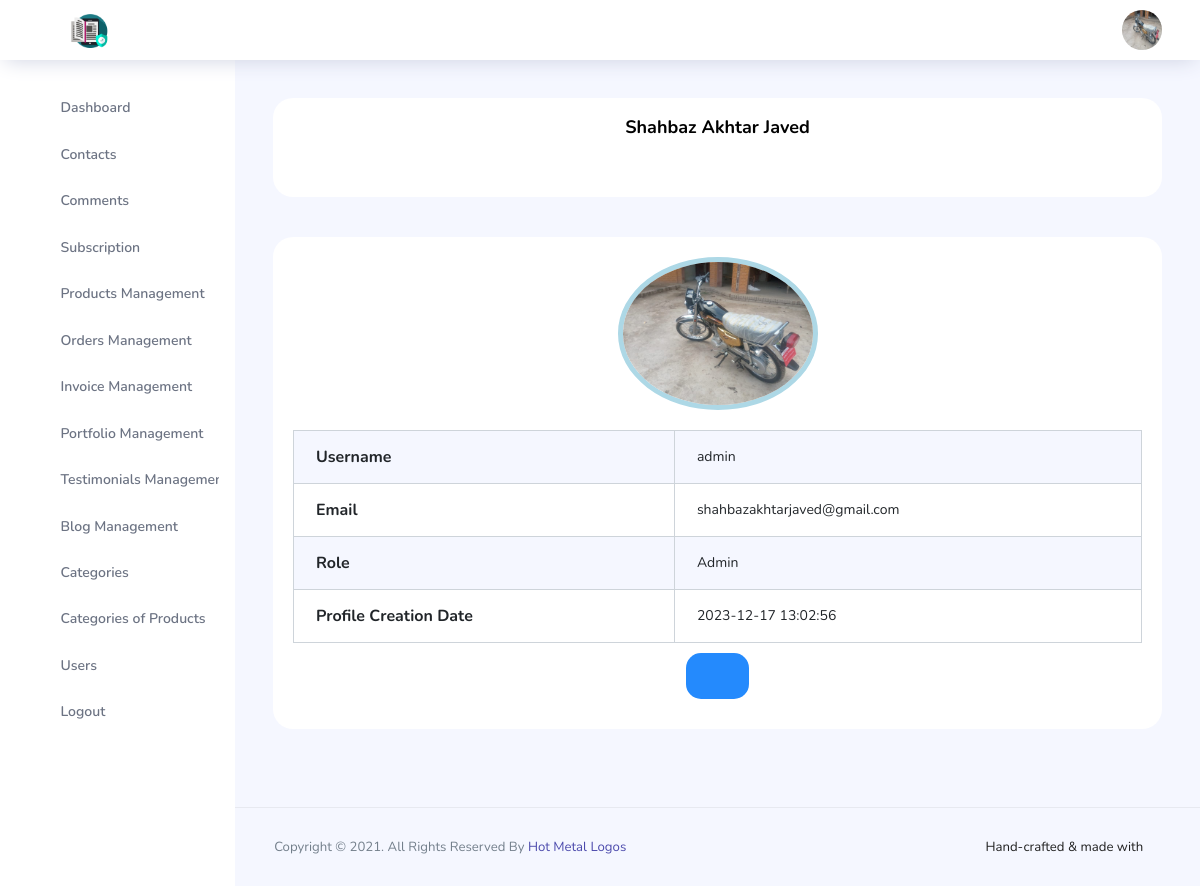
Screenshot of /admin/profile.php (signed in) with the database file from the repository.
### tables this page shows
CREATE TABLE `users` (
  `id` int(11) NOT NULL,
  `name` text NOT NULL,
  `username` varchar(255) NOT NULL,
  `email` varchar(255) NOT NULL,
  `password` text NOT NULL,
  `img` text NOT NULL,
  `role` text NOT NULL,
  `status` text NOT NULL,
  `date` timestamp NOT NULL DEFAULT current_timestamp() ON UPDATE current_timestamp()
);

### admin/profile.php (the view, shortened to what this page needs)
<?php
include "../db/db.php";
include 'inc/head.php';
include "inc/sidebar.php";
$sqlProf = mysqli_query($db, "SELECT * FROM users WHERE username = '".$_SESSION['username']."'");
$rowProf = mysqli_fetch_array($sqlProf);
?>
    <div class="main-panel">
        <div class="content-wrapper">
            <div class="row">
                <div class="col-md-12 grid-margin stretch-card">
                    <div class="card">
                        <div class="card-body">
                            <h3 class="card-title" style="text-align:center;">
                                <?php echo $rowProf['name']; ?>
                            </h3><br>
                        </div>
                    </div>
                </div>
            </div>
            <div class="row">
                <div class="col-md-12 grid-margin stretch-card">
                    <div class="card">
                        <div class="card-body">
                            <center>
                                <?php
                                if ($rowProf['img'] == "")
                                {
                                    ?>
                                    <img src="../images/user-lg.jpg" class="img-circle elevation-2" alt="<?php echo $rowProf['name']; ?>">
                                    <?php
                                }
                                else
                                {
                                    ?>
                                    <img style="width: 200px; border-radius: 100%; border: 5px solid lightblue;" src="../images/<?php echo $rowProf['img']; ?>" class="img-circle elevation-2" alt="<?php echo $rowProf['name']; ?>">
                                    <?php
                                }
                                ?>
                            </center>
                            <div class="table-responsive" style="margin-top: 20px;">
                                <table class="table table-striped table-bordered table-hover">
                                    <tr>
                                        <th>
                                            Username
                                        </th>
                                        <td>
                                            <?php echo $rowProf['username']; ?>
                                        </td>
                                    </tr>
                                    <tr>
                                        <th>
                                            Email
                                        </th>
                                        <td>
                                            <?php echo $rowProf['email']; ?>
                                        </td>
                                    </tr>
                                    <tr>
                                        <th>
                                            Role
                                        </th>
                                        <td>
                                            <?php echo $rowProf['role']; ?>
                                        </td>
                                    </tr>
                                    <tr>
                                        <th>
                                            Profile Creation Date
                                        </th>
                                        <td>
                                            <?php echo $rowProf['date']; ?>
                                        </td>
                                    </tr>
                                </table>
                            </div>
                            <center>
                                <a style="margin: 10px;" href="editProfile.php" class="btn bg-info">
                                    <i class="mdi mdi-tooltip-edit"></i>
                                </a>
                            </center>
                        </div>
                    </div>
                </div>
            </div>
        </div>
<?php
include "inc/footer.php";
?>

### admin/inc/head.php (shortened to what this page needs)
<?php
$sqlPro = mysqli_query($db, "SELECT * FROM users WHERE username = '".$_SESSION['username']."'");
$rowPro = mysqli_fetch_array($sqlPro);
?>
<!DOCTYPE html>
<html lang="en">
<head>
    <link rel="stylesheet" href="vendors/feather/feather.css">
    <link rel="stylesheet" href="vendors/ti-icons/css/themify-icons.css">
    <link rel="stylesheet" href="vendors/css/vendor.bundle.base.css">
    <link rel="stylesheet" href="vendors/datatables.net-bs4/dataTables.bootstrap4.css">
    <link rel="stylesheet" href="vendors/ti-icons/css/themify-icons.css">
    <link rel="stylesheet" type="text/css" href="js/select.dataTables.min.css">
    <link rel="stylesheet" href="vendors/mdi/css/materialdesignicons.min.css">
    <link rel="stylesheet" href="css/vertical-layout-light/style.css">
</head>
<body>
<div class="container-scroller">
    <nav class="navbar col-lg-12 col-12 p-0 fixed-top d-flex flex-row">
        <div class="text-center navbar-brand-wrapper d-flex align-items-center justify-content-center">
            <a class="navbar-brand brand-logo mr-5" href="index.php">
                <img src="../images/logo.png" class="mr-2" alt="logo"/>
            </a>
        </div>
        <div class="navbar-menu-wrapper d-flex align-items-center justify-content-end">
            <button class="navbar-toggler navbar-toggler align-self-center" type="button" data-toggle="minimize">
                <span class="icon-menu"></span>
            </button>
            <ul class="navbar-nav navbar-nav-right">
                <li class="nav-item nav-profile dropdown">
                    <a class="nav-link" href="profile.php">
                        <img src="../images/<?php echo $rowPro['img']; ?>" alt="profile"/>
                    </a>
                </li>
            </ul>
        </div>
    </nav>
    <div class="container-fluid page-body-wrapper">

### rows the page displays
users: img (picture), name "Shahbaz Akhtar Javed", username "admin", email "shahbazakhtarjaved@gmail.com", role "Admin", date "2023-12-17 13:02:56"
